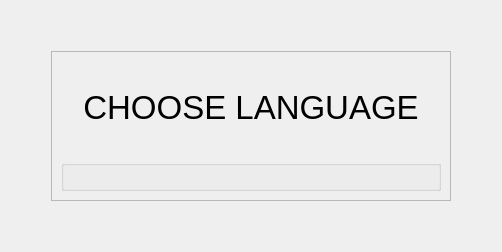
          <widget class="QWidget" name="tab_3">
           <attribute name="title">
            <string>SETTING</string>
           </attribute>
           <layout class="QGridLayout" name="gridLayout_13">
            <item row="2" column="1">
             <spacer name="verticalSpacer_3">
              <property name="orientation">
               <enum>Qt::Vertical</enum>
              </property>
              <property name="sizeHint" stdset="0">
               <size>
                <width>20</width>
                <height>40</height>
               </size>
              </property>
             </spacer>
            </item>
            <item row="1" column="0">
             <spacer name="horizontalSpacer_6">
              <property name="orientation">
               <enum>Qt::Horizontal</enum>
              </property>
              <property name="sizeHint" stdset="0">
               <size>
                <width>40</width>
                <height>20</height>
               </size>
              </property>
             </spacer>
            </item>
            <item row="1" column="1">
             <widget class="QFrame" name="frame_2">
              <property name="sizePolicy">
               <sizepolicy hsizetype="Minimum" vsizetype="Minimum">
                <horstretch>0</horstretch>
                <verstretch>0</verstretch>
               </sizepolicy>
              </property>
              <property name="minimumSize">
               <size>
                <width>400</width>
                <height>150</height>
               </size>
              </property>
              <property name="maximumSize">
               <size>
                <width>200</width>
                <height>400</height>
               </size>
              </property>
              <property name="frameShape">
               <enum>QFrame::StyledPanel</enum>
              </property>
              <property name="frameShadow">
               <enum>QFrame::Raised</enum>
              </property>
              <layout class="QVBoxLayout" name="verticalLayout_5">
               <item>
                <widget class="QLabel" name="label_28">
                 <property name="sizePolicy">
                  <sizepolicy hsizetype="Minimum" vsizetype="Minimum">
                   <horstretch>0</horstretch>
                   <verstretch>0</verstretch>
                  </sizepolicy>
                 </property>
                 <property name="font">
                  <font>
                   <pointsize>25</pointsize>
                  </font>
                 </property>
                 <property name="text">
                  <string>CHOOSE LANGUAGE</string>
                 </property>
                 <property name="alignment">
                  <set>Qt::AlignCenter</set>
                 </property>
                </widget>
               </item>
               <item>
                <widget class="QGroupBox" name="groupBox_4">
                 <property name="sizePolicy">
                  <sizepolicy hsizetype="Minimum" vsizetype="Maximum">
                   <horstretch>0</horstretch>
                   <verstretch>0</verstretch>
                  </sizepolicy>
                 </property>
                 <property name="title">
                  <string/>
                 </property>
                 <layout class="QVBoxLayout" name="verticalLayout_6"/>
                </widget>
               </item>
              </layout>
             </widget>
            </item>
            <item row="0" column="1">
             <spacer name="verticalSpacer_4">
              <property name="orientation">
               <enum>Qt::Vertical</enum>
              </property>
              <property name="sizeHint" stdset="0">
               <size>
                <width>20</width>
                <height>40</height>
               </size>
              </property>
             </spacer>
            </item>
            <item row="1" column="2">
             <spacer name="horizontalSpacer_5">
              <property name="orientation">
               <enum>Qt::Horizontal</enum>
              </property>
              <property name="sizeHint" stdset="0">
               <size>
                <width>40</width>
                <height>20</height>
               </size>
              </property>
             </spacer>
            </item>
           </layout>
          </widget>
